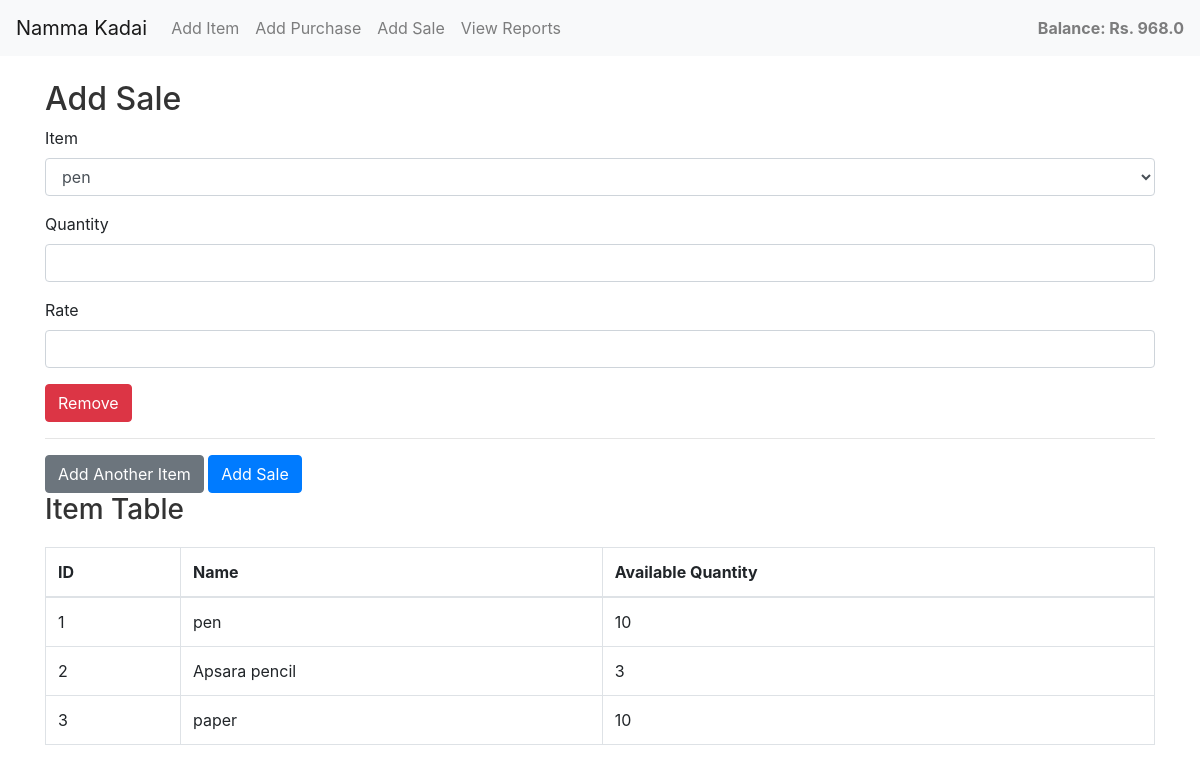
Before: /add_sale with the older database file.
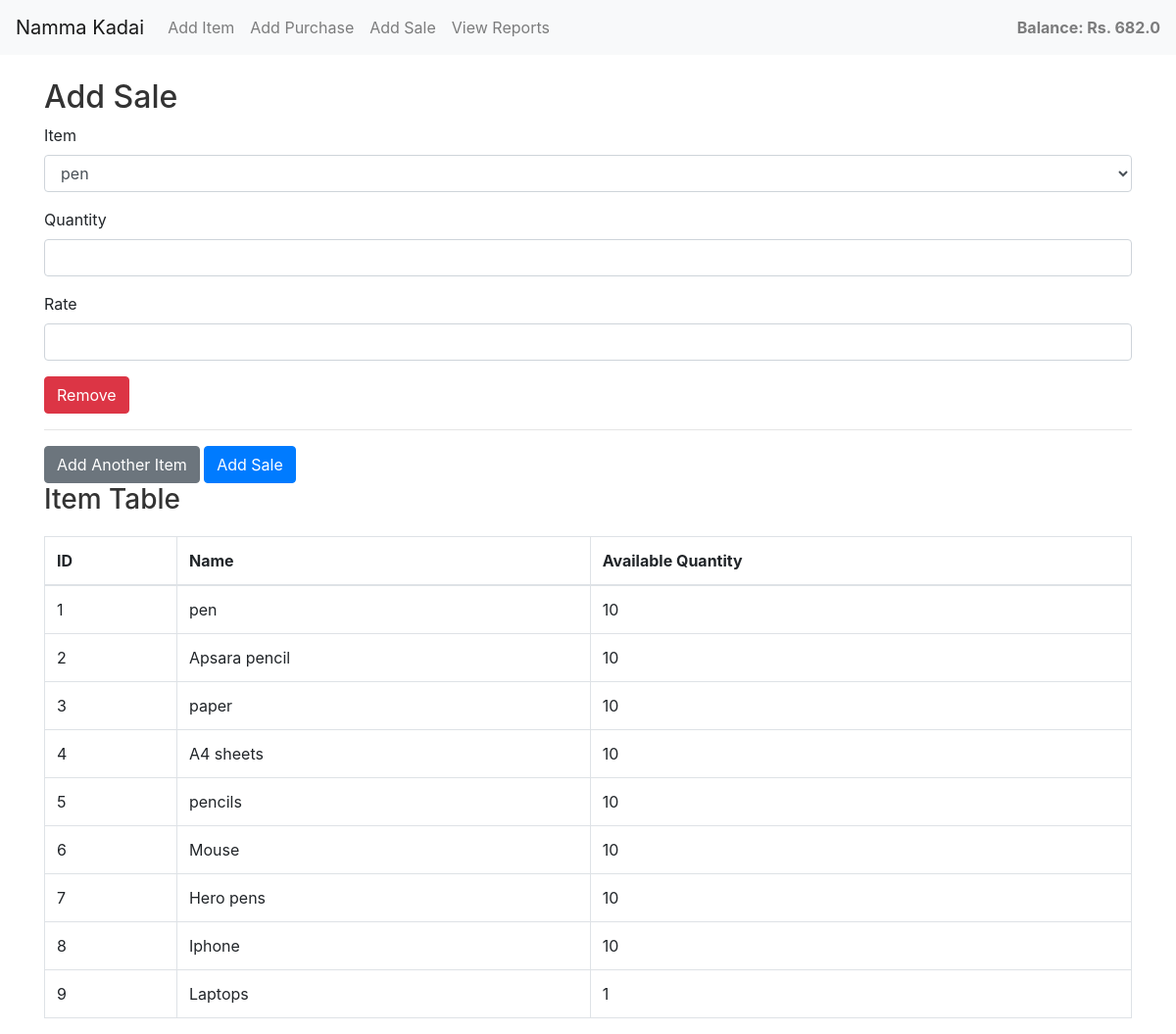
After: the same page with the newer database file.
### models.py (models this page shows)
class Company(db.Model):
    id = db.Column(db.Integer, primary_key=True)
    name = db.Column(db.String(50), unique=True, nullable=False)
    cash_balance = db.Column(db.Float, nullable=False, default=1000.0)

class Item(db.Model):
    id = db.Column(db.Integer, primary_key=True)
    name = db.Column(db.String(50), unique=True, nullable=False)
    price = db.Column(db.Float, nullable=False)
    qty = db.Column(db.Integer, nullable=False, default=0)

### app.py (the view, shortened to what this page needs)
@app.route('/add_sale', methods=['GET', 'POST'])
def add_sale():
    items = {item.id: (item.name, item.qty) for item in Item.query.all()}  # Get items from DB
    company = Company.query.first()  # Get the company balance
    balance = company.cash_balance if company else 0
    return render_template('add_sale.html', items=items, balance=balance)

### templates/add_sale.html (shortened to what this page needs)
{% extends "base.html" %}
{% block content %}
<h2>Add Sale</h2>
<form method="POST" id="add-sale-form">
    <div id="sales-entries">
        <div class="sale-entry">
            <div class="form-group">
                <label>Item</label>
                <select name="sales[0][item_id]" class="form-control item-select" required>
                    {% for item_id, (item_name, item_qty) in items.items() %}
                        <option value="{{ item_id }}">{{ item_name }}</option>
                    {% endfor %}
                </select>
            </div>
            <div class="form-group">
                <label>Quantity</label>
                <input type="number" name="sales[0][qty]" class="form-control qty-field" min="1" required>
            </div>
            <div class="form-group">
                <label>Rate</label>
                <input type="number" name="sales[0][rate]" class="form-control" step="0.01" required>
            </div>
            <button type="button" class="btn btn-danger remove-entry">Remove</button>
            <hr>
        </div>
    </div>
    <button type="button" class="btn btn-secondary" id="add-entry-btn">Add Another Item</button>
    <button type="submit" class="btn btn-primary">Add Sale</button>
</form>
<h3>Item Table</h3>
<table class="table table-bordered">
    <thead>
        <tr>
            <th>ID</th>
            <th>Name</th>
            <th>Available Quantity</th>
        </tr>
    </thead>
    <tbody>
        {% for item_id, (item_name, item_qty) in items.items() %}
        <tr>
            <td>{{ item_id }}</td>
            <td>{{ item_name }}</td>
            <td>{{ item_qty }}</td>
        </tr>
        {% endfor %}
    </tbody>
</table>
{% endblock %}

### templates/base.html (shortened to what this page needs)
<!DOCTYPE html>
<html lang="en">
<head>
    <link rel="stylesheet" href="{{ url_for('static', filename='styles.css') }}">
    <link rel="stylesheet" href="https://maxcdn.bootstrapcdn.com/bootstrap/4.5.2/css/bootstrap.min.css">
</head>
<body>
    <nav class="navbar navbar-expand-lg navbar-light bg-light">
        <a class="navbar-brand" href="{{ url_for('home') }}">Namma Kadai</a>
        <div class="navbar-nav mr-auto">
            <a class="nav-item nav-link" href="{{ url_for('add_item') }}">Add Item</a>
            <a class="nav-item nav-link" href="{{ url_for('add_purchase') }}">Add Purchase</a>
            <a class="nav-item nav-link" href="{{ url_for('add_sale') }}">Add Sale</a>
            <a class="nav-item nav-link" href="{{ url_for('view_reports') }}">View Reports</a>
        </div>
        <div class="navbar-text ml-auto">
            <strong>Balance: Rs. {{ balance }}</strong>
        </div>
    </nav>
    <div class="container mt-4">
        {% block content %}{% endblock %}
    </div>
</body>
</html>

Changed rows visible on the page:
changed Company: cash_balance "968.0" → "682.0"
added Item: items "A4 sheets"
added Item: items "pencils"
added Item: items "Mouse"
added Item: items "Hero pens"
added Item: items "Iphone"
added Item: items "Laptops"
Other visible differences:
new list line: "2 10"
new list line: "Apsara pencil"
new list line: "4 10"
new list line: "5 10"
new list line: "6 10"
new list line: "7 10"
new list line: "8 10"
new list line: "9 1"
list line gone: "2 3"
list line gone: "Apsara pencil"
